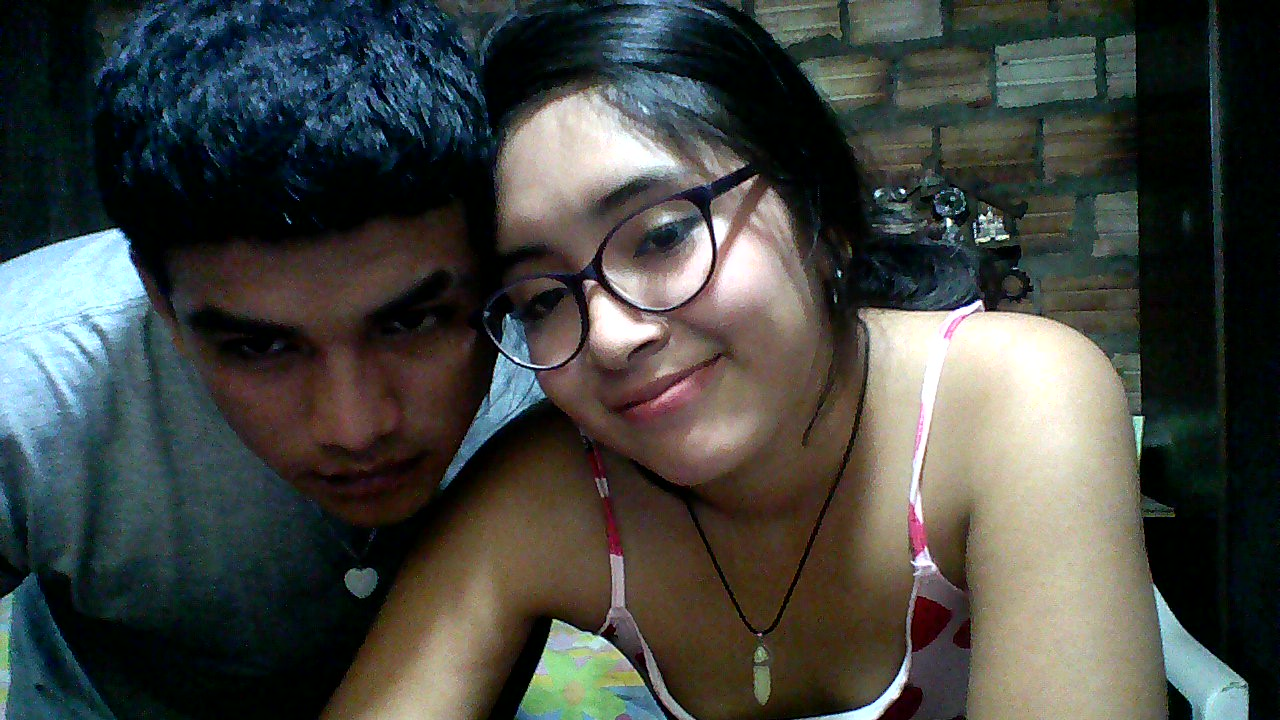
#> input picture EXAMEN DE PDI/caras.jpg, 1280 x 720 px
$ python ejerori.py
#> lines starting #> are read from the running program, lines starting #| are printed output that depends on the picture
import cv2
import numpy as np
import matplotlib.pyplot as plt
from sklearn.cluster import KMeans

# Leer la imagen
image = cv2.imread('caras.jpg')
#> image is the input picture: shape (720, 1280, 3); mean B, G, R 66.6, 70.6, 68.1
image = cv2.cvtColor(image, cv2.COLOR_BGR2RGB)

# Convertir la imagen de RGB a L*a*b*
image_lab = cv2.cvtColor(image, cv2.COLOR_RGB2LAB)
#> image_lab: shape (720, 1280, 3); mean of channels 0, 1, 2 73.2, 127.4, 130.3
# Aplanar la imagen
pixel_values = image_lab.reshape((-1, 3))
pixel_values = np.float32(pixel_values)

# Definir los criterios de k-means y el número de clusters (K)
criteria = (cv2.TERM_CRITERIA_EPS + cv2.TERM_CRITERIA_MAX_ITER, 100, 0.2)
K = 4  # Número de clusters
_, labels, (centers) = cv2.kmeans(pixel_values, K, None, criteria, 10, cv2.KMEANS_RANDOM_CENTERS)
#> centers = [[123.1, 127.4, 131.9], [207.5, 124.7, 133.6], [63.65, 128.8, 131.9], [10.18, 127.4, 127]]

# Convertir los centros a entero
centers = np.uint8(centers)
#> centers = [[123, 127, 131], [207, 124, 133], [63, 128, 131], [10, 127, 126]]

# Mapear las etiquetas a los valores de los centros
segmented_image = centers[labels.flatten()]

# Redimensionar la imagen segmentada a la forma original
segmented_image = segmented_image.reshape(image_lab.shape)
#> segmented_image: shape (720, 1280, 3); mean of channels 0, 1, 2 72.8, 126.9, 129.4
segmented_image_rgb = cv2.cvtColor(segmented_image, cv2.COLOR_LAB2RGB)
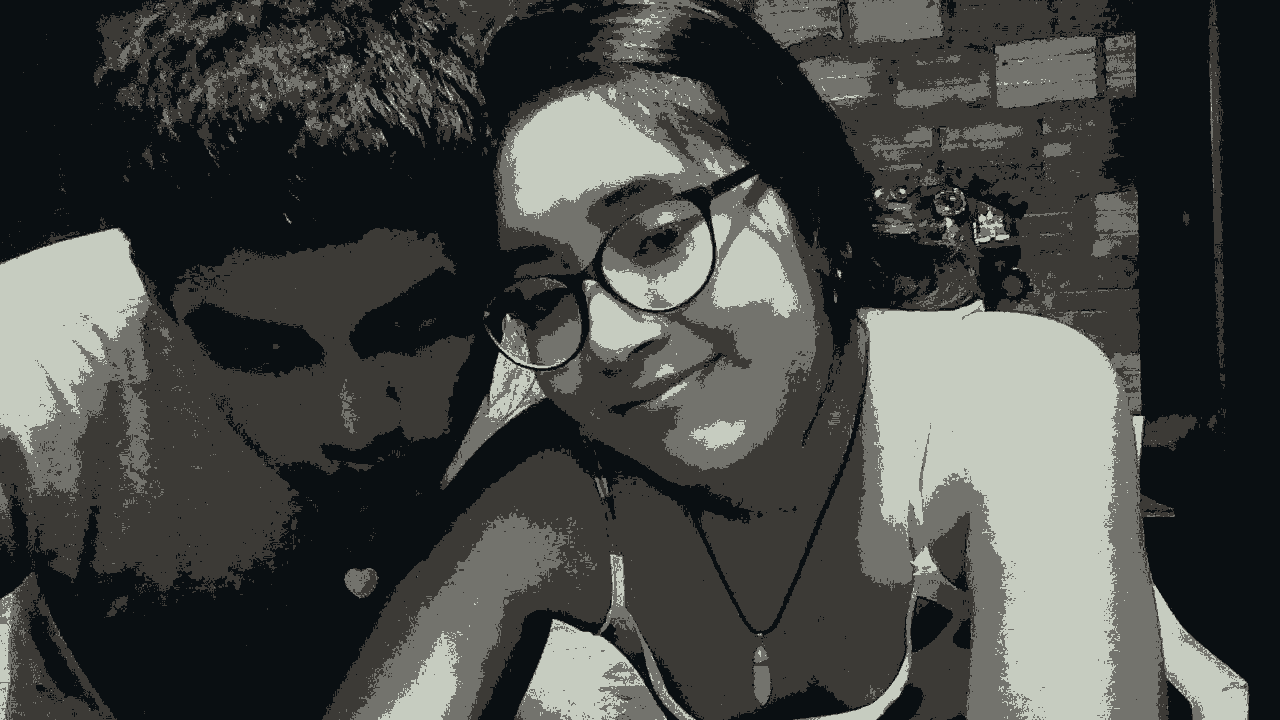
#> segmented_image_rgb: shape (720, 1280, 3); mean R, G, B 69.4, 71.4, 68.6
# Mostrar la imagen original y la segmentada
plt.figure(figsize=(10, 5))
plt.subplot(1, 2, 1)
plt.imshow(image)
plt.title('Imagen Original')
plt.axis('off')

plt.subplot(1, 2, 2)
plt.imshow(segmented_image_rgb)
plt.title('Imagen Segmentada')
plt.axis('off')

plt.show()
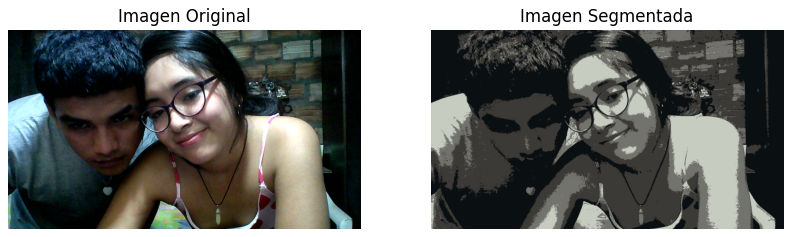
#> figure drawn by matplotlib, 2 panels
